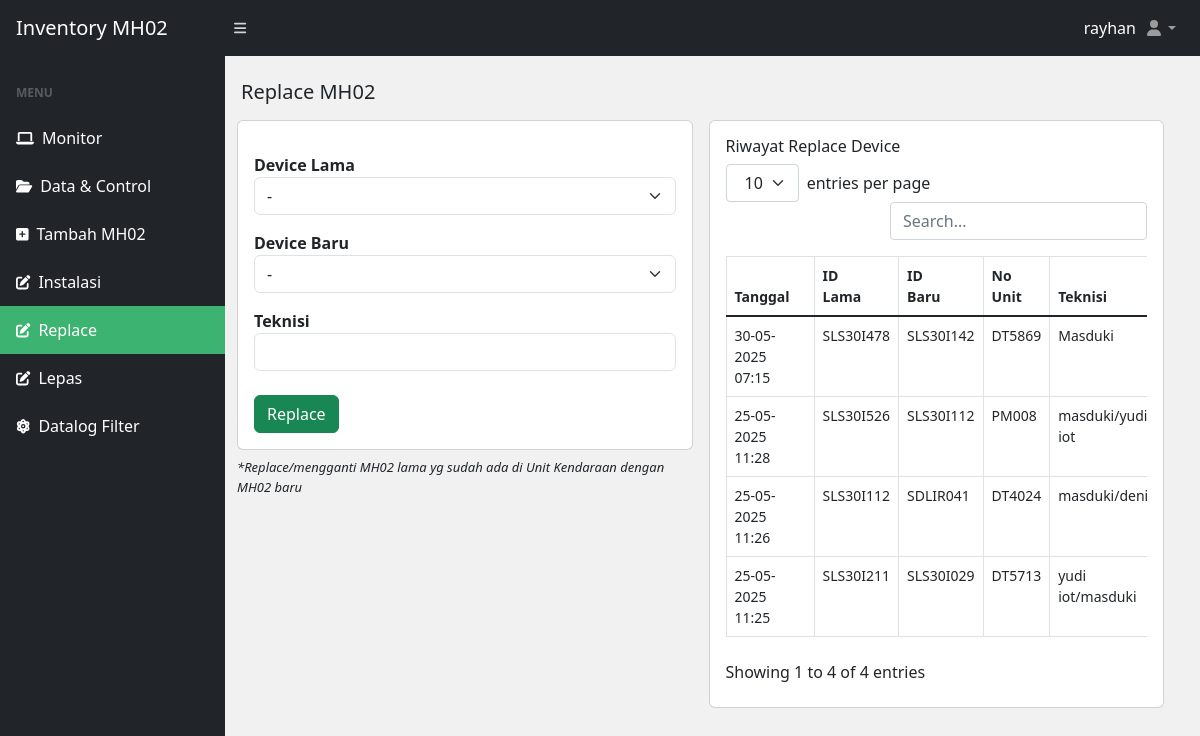
/replace-unit.php (signed in), run on the app's committed database.
### tables this page shows
CREATE TABLE `replace_device` (
  `id` int(11) NOT NULL,
  `tanggal` varchar(55) NOT NULL,
  `deviceid_lama` varchar(55) NOT NULL,
  `deviceid_baru` varchar(55) NOT NULL,
  `teknisi` varchar(55) NOT NULL,
  `unit` varchar(25) NOT NULL
);

### replace-unit.php (the view, shortened to what this page needs)
<?php
include("database/db.php");
?>
<!DOCTYPE html>
<html lang="en">
<head>
  <?php include('./include/meta.php') ?>
</head>
<body class="sb-nav-fixed">
  <?php include('./include/nav.php') ?>
  <div id="layoutSidenav">
    <?php include('./include/sidenav.php') ?>
    <div id="layoutSidenav_content">
    <main>
        <div class="container-fluid px-3">
            <h5 class="mt-4">Replace MH02</h4>
            <div class="col-md-12 row">
              <div class="col-md-6 p-2">
                <div class="card">
                    <div class="card-body">
                        <form class="row g-3" method="POST" enctype="multipart/form-data">
                        <div class="">
                        <label for="" class="form-label-md mt-3"><b>Device Lama</b></label>
                        <select name="devicelama" class="form-select" id="" require>
                            <option>-</option>
                        </select>
                        <label for="" class="form-label-md mt-3"><b>Device Baru</b></label>
                        <select name="devicebaru" class="form-select" id="" require>
                            <option>-</option>
                        </select>
                        <label for="" class="form-label-md mt-3"><b>Teknisi</b></label>
                        <input type="text" class="form-control" placeholder="" name="teknisi">
                        <input type="submit" class="btn btn-success mt-4" name="submit" value="Replace" />
                        </div>
                        </form>
                    </div>
                </div>
                <p class="mt-2" style="font-size: small;"><i>*Replace/mengganti MH02 lama yg sudah ada di Unit Kendaraan dengan MH02 baru</i></p>
              </div>
              <?php
                  $get_riwayat = mysqli_query($conn, "SELECT * FROM replace_device ORDER BY id DESC");
                  ?>
              <div class="col-md-6 p-2">
                <div class="card card-body">
                  <h6>Riwayat Replace Device</h6>
                  <table id="datatablesSimple">
                    <thead>
                    <tr>
                      <th>Tanggal</th>
                      <th>ID Lama</th>
                      <th>ID Baru</th>
                      <th>No Unit</th>
                      <th>Teknisi</th>
                    </tr>
                    </thead>
                    <tbody>
                    <?php
                    while ($riw = mysqli_fetch_array($get_riwayat)) {
                    ?>
                    <tr>
                      <td><?= $riw['tanggal'] ?></td>
                      <td><?= $riw['deviceid_lama'] ?></td>
                      <td><?= $riw['deviceid_baru'] ?></td>
                      <td><?= $riw['unit'] ?></td>
                      <td><?= $riw['teknisi'] ?></td>
                    </tr>
                    <?php }?>
                    </tbody>
                  </table>
                </div>
              </div>
            </div>
        </div>
    </main>
    </div>
  </div>
</body>
</html>

### replace-unit.php (style rules this page uses)
body { background-color: #f1f1f1; }

### data on the page
replace_device: tanggal "30-05-2025 07:15", deviceid_lama "SLS30I478", deviceid_baru "SLS30I142", unit "DT5869", teknisi "Masduki"
replace_device: tanggal "25-05-2025 11:28", deviceid_lama "SLS30I526", deviceid_baru "SLS30I112", unit "PM008", teknisi "masduki/yudi iot"
replace_device: tanggal "25-05-2025 11:26", deviceid_lama "SLS30I112", deviceid_baru "SDLIR041", unit "DT4024", teknisi "masduki/deni"
replace_device: tanggal "25-05-2025 11:25", deviceid_lama "SLS30I211", deviceid_baru "SLS30I029", unit "DT5713", teknisi "yudi iot/masduki"

### other printed values
$_SESSION['admin']['username'] "rayhan"
